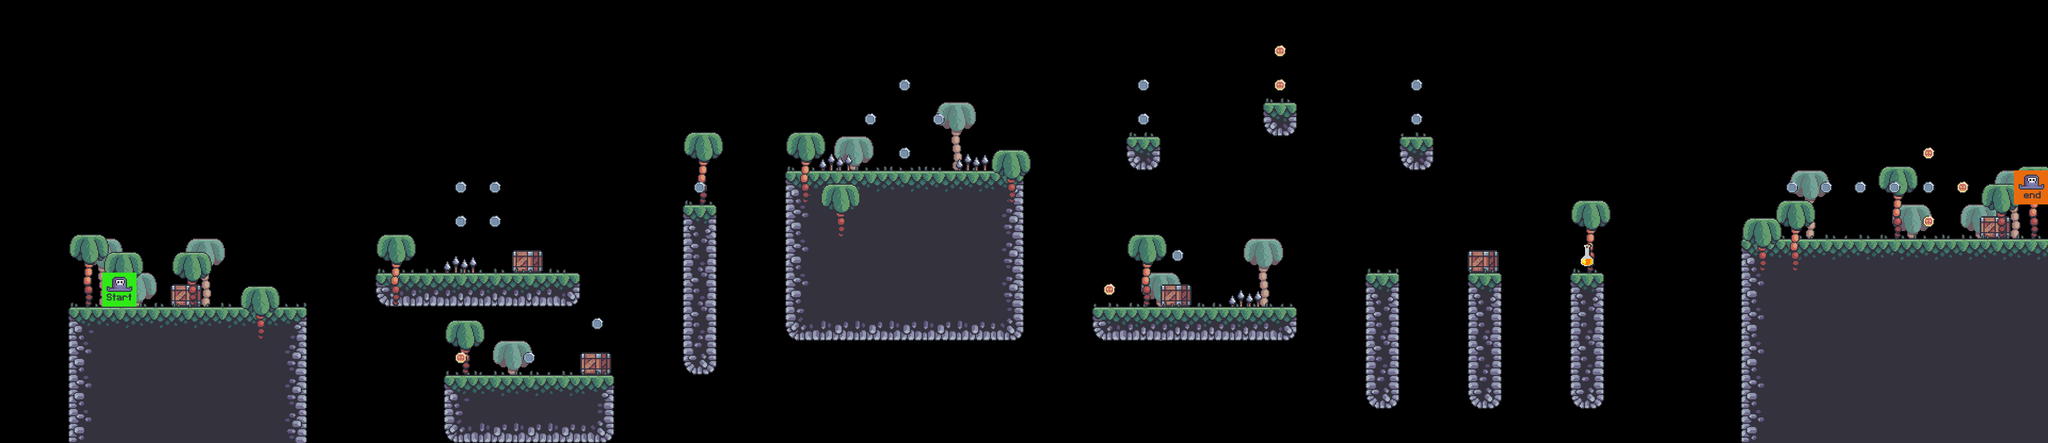

Tiled map render using the project's own tile images. Description and the map definition, with tile-layer contents summarised, below:
An orthogonal 60x13 tile map with 64x64 px tiles, 15 tile layers (bg palms, terrain, moving_platforms, crates, ...), 11 tilesets.

<map version="1.10" tiledversion="1.10.2" orientation="orthogonal" renderorder="right-down" width="60" height="13" tilewidth="64" tileheight="64" infinite="0" nextlayerid="18" nextobjectid="1">
 <editorsettings>
  <export target="../level 0/level_0.csv" format="csv" />
 </editorsettings>
 <tileset firstgid="1" source="../tile sets/terrain_tiles.tsx" />
 <tileset firstgid="17" source="../tile sets/coin_tiles.tsx" />
 <tileset firstgid="19" source="../tile sets/grass_tiles.tsx" />
 <tileset firstgid="24" source="../tile sets/palms.tsx" />
 <tileset firstgid="27" source="../tile sets/crate_tiles.tsx" />
 <tileset firstgid="28" source="../tile sets/player_tiles.tsx" />
 <tileset firstgid="30" source="../tile sets/enemy_tile.tsx" />
 <tileset firstgid="32" source="../tile sets/moving platforms.tsx" />
 <tileset firstgid="36" source="../tile sets/spikes.tsx" />
 <tileset firstgid="37" source="../tile sets/rum bottle.tsx" />
 <tileset firstgid="38" source="../tile sets/shell.tsx" />
 <layer id="5" name="bg palms" width="60" height="13">
  <data>[780 cells, 12 non-empty, 1 distinct tile ids]</data>
 </layer>
 <layer id="1" name="terrain" width="60" height="13">
  <data>[780 cells, 159 non-empty, 16 distinct tile ids]</data>
 </layer>
 <layer id="11" name="moving_platforms" width="60" height="13">
  <data>[780 cells, 0 non-empty, 0 distinct tile ids]</data>
 </layer>
 <layer id="6" name="crates" width="60" height="13">
  <data>[780 cells, 6 non-empty, 1 distinct tile ids]</data>
 </layer>
 <layer id="3" name="grass" width="60" height="13">
  <data>[780 cells, 47 non-empty, 5 distinct tile ids]</data>
 </layer>
 <layer id="9" name="enemies" width="60" height="13">
  <data>[780 cells, 0 non-empty, 0 distinct tile ids]</data>
 </layer>
 <layer id="14" name="shell" width="60" height="13">
  <data>[780 cells, 0 non-empty, 0 distinct tile ids]</data>
 </layer>
 <layer id="16" name="boss" width="60" height="13">
  <data>[780 cells, 0 non-empty, 0 distinct tile ids]</data>
 </layer>
 <layer id="12" name="spikes" width="60" height="13">
  <data>[780 cells, 4 non-empty, 1 distinct tile ids]</data>
 </layer>
 <layer id="10" name="constraints" width="60" height="13">
  <data>[780 cells, 0 non-empty, 0 distinct tile ids]</data>
 </layer>
 <layer id="4" name="fg palms" width="60" height="13">
  <data>[780 cells, 17 non-empty, 2 distinct tile ids]</data>
 </layer>
 <layer id="2" name="coins" width="60" height="13">
  <data>[780 cells, 28 non-empty, 2 distinct tile ids]</data>
 </layer>
 <layer id="13" name="health" width="60" height="13">
  <data>[780 cells, 1 non-empty, 1 distinct tile ids]</data>
 </layer>
 <layer id="8" name="player" width="60" height="13">
  <data>[780 cells, 2 non-empty, 2 distinct tile ids]</data>
 </layer>
 <layer id="17" name="treasure" width="60" height="13">
  <data>[780 cells, 0 non-empty, 0 distinct tile ids]</data>
 </layer>
</map>
